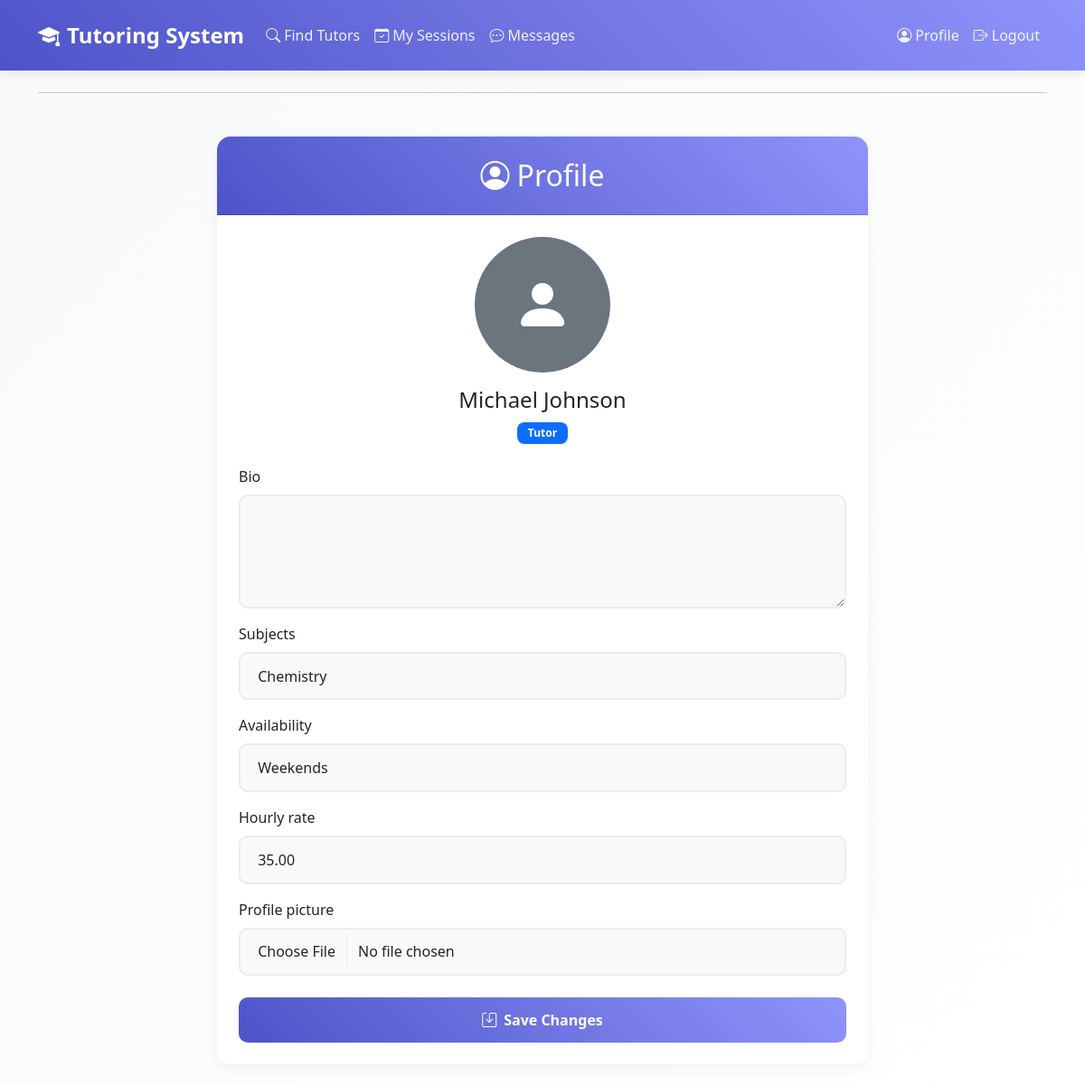
The app's page /profile/ (signed in) with its own data.
### core/models.py (models this page shows, shortened)
class Profile(models.Model):
    USER_TYPE_CHOICES = [
        ('student', 'Student'),
        ('tutor', 'Tutor'),
    ]
    user = models.OneToOneField(User, on_delete=models.CASCADE)
    user_type = models.CharField(max_length=10, choices=USER_TYPE_CHOICES)
    bio = models.TextField(blank=True)
    subjects = models.CharField(max_length=200, blank=True)
    availability = models.CharField(max_length=200, blank=True)
    hourly_rate = models.DecimalField(max_digits=6, decimal_places=2, null=True, blank=True)
    profile_picture = models.ImageField(upload_to='profile_pics/', null=True, blank=True)

### core/views.py (the view)
# urls.py: path('profile/', views.profile, name='profile'),
@login_required
def profile(request):
    try:
        profile = Profile.objects.get(user=request.user)
    except Profile.DoesNotExist:
        profile = Profile.objects.create(user=request.user)
    if request.method == 'POST':
        form = ProfileUpdateForm(request.POST, request.FILES, instance=profile)
        if form.is_valid():
            form.save()
            messages.success(request, 'Profile updated successfully!')
            return redirect('profile')
    else:
        form = ProfileUpdateForm(instance=profile)
    return render(request, 'core/profile.html', {'form': form, 'profile': profile})

### core/forms.py
class ProfileUpdateForm(forms.ModelForm):
    class Meta:
        model = Profile
        fields = ['bio', 'subjects', 'availability', 'hourly_rate', 'profile_picture']
        widgets = {
            'bio': forms.Textarea(attrs={'rows': 4}),
            'subjects': forms.TextInput(attrs={'placeholder': 'Comma-separated subjects'}),
            'availability': forms.TextInput(attrs={'placeholder': 'e.g., Monday 2-4 PM, Wednesday 3-5 PM'}),
        }

### core/context_processors.py (called while the page is built)
def paypal_settings(request):
    return {
        'PAYPAL_DONATE_BUSINESS_EMAIL': settings.PAYPAL_DONATE_BUSINESS_EMAIL,
        'PAYPAL_DONATE_CURRENCY':       settings.PAYPAL_DONATE_CURRENCY,
    }

### templates/core/profile.html (shortened to what this page needs)
{% extends 'base.html' %}
{% load crispy_forms_tags %}
{% block content %}
<div class="container py-4">
    <div class="row justify-content-center">
        <div class="col-md-8">
            <div class="card">
                <div class="card-header text-center">
                    <h2 class="mb-0">
                        <i class="bi bi-person-circle me-2"></i>Profile
                    </h2>
                </div>
                <div class="card-body p-4">
                    <div class="text-center mb-4">
                        {% if profile.avatar %}
                            <img src="{{ profile.avatar.url }}" alt="Profile Picture" class="rounded-circle mb-3" style="width: 150px; height: 150px; object-fit: cover;">
                        {% else %}
                            <div class="rounded-circle bg-secondary d-inline-flex align-items-center justify-content-center mb-3" style="width: 150px; height: 150px;">
                                <i class="bi bi-person-fill text-white" style="font-size: 4rem;"></i>
                            </div>
                        {% endif %}
                        <h4>{{ user.get_full_name|default:user.username }}</h4>
                        <p class="text-muted">
                            <span class="badge bg-primary">{{ profile.user_type|title }}</span>
                        </p>
                    </div>
                    <form method="post" enctype="multipart/form-data" class="needs-validation" novalidate>
                        {{ form|crispy }}
                        <div class="d-grid gap-2 mt-4">
                            <button type="submit" class="btn btn-primary">
                                <i class="bi bi-save me-2"></i>Save Changes
                            </button>
                        </div>
                    </form>
                </div>
            </div>
        </div>
    </div>
</div>
{% endblock %}

### templates/base.html (style rules this page uses)
:root { --primary-color: #4e54c8; --secondary-color: #8f94fb; --accent-color: #ff6b6b; --background-color: #f8f9fa; --text-color: #2d3436; }
body { background: linear-gradient(135deg, var(--background-color) 0%, #ffffff 100%); color: var(--text-color); min-height: 100vh; }
.card { border: none; border-radius: 15px; box-shadow: 0 5px 15px rgba(0, 0, 0, 0.05); transition: all 0.3s ease; background: white; animation: fadeIn 0.5s ease-in-out; }
.card-header { background: linear-gradient(45deg, var(--primary-color), var(--secondary-color)); color: white; border-radius: 15px 15px 0 0 !important; padding: 1.5rem; position: relative; overflow: hidden; }
.card-header::before { content: ''; position: absolute; top: 0; left: 0; width: 100%; height: 100%; background: linear-gradient(45deg, transparent, rgba(255, 255, 255, 0.1)); transform: translateX(-100%); transition: transform 0.6s ease; }
.btn-primary { background: linear-gradient(45deg, var(--primary-color), var(--secondary-color)); border: none; border-radius: 10px; padding: 0.8rem 1.5rem; font-weight: 600; transition: all 0.3s ease; }
.form-control { border-radius: 10px; padding: 0.8rem 1.2rem; border: 2px solid #e9ecef; transition: all 0.3s ease; background-color: #f8f9fa; }
.badge { padding: 0.5em 1em; border-radius: 8px; font-weight: 600; }
.btn { position: relative; overflow: hidden; z-index: 1; }
.btn::after { content: ''; position: absolute; bottom: 0; left: 0; width: 100%; height: 100%; background-color: rgba(255, 255, 255, 0.2); transform: scaleX(0); transform-origin: right; transition: transform 0.3s ease-out; z-index: -1; }

### records on screen
Profile: user_type "Tutor", subjects "Chemistry", availability "Weekends", hourly_rate "35.00"

### other values on screen
{{ user.get_full_name|default:user.username }} "Michael Johnson"
